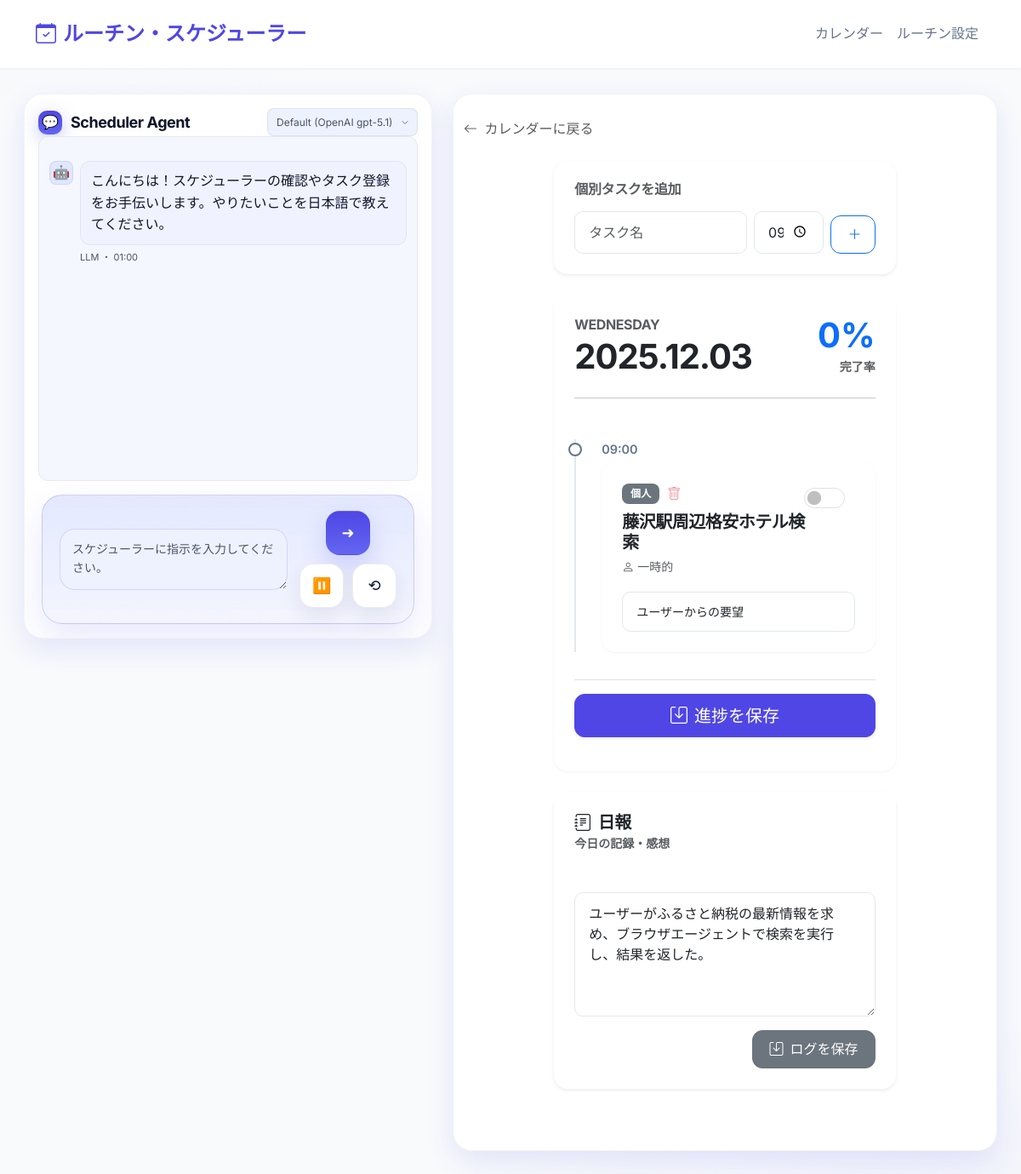
/day/2025-12-03, run on the app's committed database.
### app.py (models this page shows)
class CustomTask(db.Model):
    id = db.Column(db.Integer, primary_key=True)
    date = db.Column(db.Date, nullable=False)
    name = db.Column(db.String(100), nullable=False)
    time = db.Column(db.String(10), default="00:00")
    done = db.Column(db.Boolean, default=False)
    memo = db.Column(db.String(200))

class DayLog(db.Model):
    id = db.Column(db.Integer, primary_key=True)
    date = db.Column(db.Date, nullable=False)
    content = db.Column(db.Text)

### app.py (the view, shortened to what this page needs)
@app.route('/day/<date_str>', methods=['GET', 'POST'])
def day_view(date_str):
    try:
        date_obj = datetime.datetime.strptime(date_str, '%Y-%m-%d').date()
    except ValueError:
        return redirect(url_for('index'))
    timeline_items, completion_rate = _get_timeline_data(date_obj)
    day_log = DayLog.query.filter_by(date=date_obj).first()
    return render_template('day.html', date=date_obj, timeline_items=timeline_items, day_log=day_log, completion_rate=completion_rate)

### app.py (called while the page is built)
@app.context_processor
def _inject_proxy_prefix():
    return {"proxy_prefix": request.environ.get("SCRIPT_NAME", "") or ""}

def get_weekday_routines(weekday_int):
    all_routines = Routine.query.all()
    matched = []
    for r in all_routines:
        if str(weekday_int) in r.days.split(','):
            matched.append(r)
    return matched

### templates/day.html
{% extends "layout.html" %}
{% block content %}
<div class="mb-4">
    <a href="{{ url_for('index') }}" class="text-decoration-none text-muted hover-primary">
        <i class="bi bi-arrow-left me-1"></i> カレンダーに戻る
    </a>
</div>
<div class="row justify-content-center">
    <div class="col-lg-8">
        <div class="card shadow-sm border-0 mb-4">
            <div class="card-body">
                <h6 class="text-muted mb-3">個別タスクを追加</h6>
                <form method="POST" class="row g-2 align-items-end">
                    <div class="col-7">
                        <input type="text" class="form-control" name="custom_name" placeholder="タスク名" required>
                    </div>
                    <div class="col-3">
                        <input type="time" class="form-control" name="custom_time" value="09:00">
                    </div>
                    <div class="col-2">
                        <button type="submit" name="add_custom_task" class="btn btn-outline-primary w-100">
                            <i class="bi bi-plus-lg"></i>
                        </button>
                    </div>
                </form>
            </div>
        </div>
        {% include 'timeline_partial.html' %}
        <div id="daily-log-wrapper">
            {% include 'log_partial.html' %}
        </div>
    </div>
</div>
{% endblock %}

### templates/layout.html (shortened to what this page needs)
<!DOCTYPE html>
<html lang="ja">
<head>
    {% set base_href = (request.script_root or '') + '/' %}
    <link href="https://cdn.jsdelivr.net/npm/bootstrap@5.3.0/dist/css/bootstrap.min.css" rel="stylesheet">
    <link href="{{ url_for('static', filename='style.css') }}" rel="stylesheet">
    <link rel="stylesheet" href="https://cdn.jsdelivr.net/npm/bootstrap-icons@1.10.0/font/bootstrap-icons.css">
</head>
<body>
    <nav class="navbar navbar-expand-lg fixed-top">
        <div class="container">
            <a class="navbar-brand" href="{{ url_for('index') }}">
                <i class="bi bi-calendar-check me-2"></i>ルーチン・スケジューラー
            </a>
            <div class="collapse navbar-collapse" id="navbarNav">
                <ul class="navbar-nav ms-auto">
                    <li class="nav-item">
                        <a class="nav-link" href="{{ url_for('index') }}">カレンダー</a>
                    </li>
                    <li class="nav-item">
                        <a class="nav-link" href="{{ url_for('routines_list') }}">ルーチン設定</a>
                    </li>
                </ul>
            </div>
        </div>
    </nav>
    <div class="app-shell">
        <aside class="sidebar" aria-label="Scheduler Agent">
            <header class="sidebar__header">
                <div class="sidebar__title">
                    <span class="sidebar__bubble">💬</span>
                    <h1>Scheduler Agent</h1>
                    <div class="model-selection">
                        <select id="modelSelect" class="model-selection__select"></select>
                    </div>
                </div>
            </header>
            <section class="chat" id="chat">
                <div class="chat__log" id="chatLog" role="log" aria-live="polite" aria-relevant="additions"></div>
            </section>
            <form class="chat-controller" id="chatForm" autocomplete="off">
                <div class="chat-controller__inner">
                    <textarea
                        id="chatInput"
                        class="chat-controller__input"
                        rows="2"
                        placeholder="スケジューラーに指示を入力してください。"
                    ></textarea>
                    <div class="chat-controller__side">
                        <button type="submit" class="control-btn control-btn--send" id="sendBtn" aria-label="送信">
                            <span aria-hidden="true">➜</span>
                        </button>
                        <div class="control-btn__row">
                            <button type="button" class="control-btn" id="pauseBtn" aria-label="一時停止">
                                <span aria-hidden="true">⏸</span>
                            </button>
                            <button type="button" class="control-btn" id="chatResetBtn" aria-label="リセット">
                                <span aria-hidden="true">⟲</span>
                            </button>
                        </div>
                    </div>
                </div>
            </form>
        </aside>
        <main class="main">
            <div class="container main__container">
                {% block content %}{% endblock %}
            </div>
        </main>
    </div>
</body>
</html>

### templates/timeline_partial.html
<div id="schedule-container" class="card shadow-md border-0 mb-4">
    <div class="card-header bg-white border-0 pt-4 pb-2 px-4">
        <div class="d-flex justify-content-between align-items-end">
            <div>
                <h6 class="text-uppercase text-muted mb-1">{{ date.strftime('%A') }}</h6>
                <h2 class="mb-0 display-6 fw-bold">{{ date.strftime('%Y.%m.%d') }}</h2>
            </div>
            <div class="text-end">
                 {% if timeline_items|length > 0 %}
                    <div class="display-6 fw-bold text-primary">{{ completion_rate }}%</div>
                    <small class="text-muted">完了率</small>
                {% endif %}
            </div>
        </div>
    </div>
    <div class="card-body px-4 pt-2">
        <hr class="mb-5 mt-2 opacity-10">
        {% if timeline_items|length == 0 %}
            <div class="text-center py-5">
                <div class="mb-3 text-muted display-1"><i class="bi bi-calendar-check"></i></div>
                <h4 class="text-muted">タスクがありません。</h4>
                <p class="text-muted">上のフォームからタスクを追加してください。</p>
            </div>
        {% else %}
            <form method="POST">
                <div class="timeline">
                    {% for item in timeline_items %}
                    {% set done_name = "done_" ~ item.id if item.type == 'routine' else "custom_done_" ~ item.id %}
                    {% set memo_name = "memo_" ~ item.id if item.type == 'routine' else "custom_memo_" ~ item.id %}
                    {% set is_done = item.log.done if item.log else false %}
                    {% set memo_val = item.log.memo if item.log and item.log.memo else '' %}
                    {% set item_dom_id = "item_" ~ item.type ~ "_" ~ item.id %}
                    <div class="timeline-item" id="{{ item_dom_id }}">
                        <div class="timeline-dot" style="{% if item.type == 'custom' %}border-color: var(--secondary-color);{% endif %}"></div>
                        <div class="timeline-time">{{ item.time }}</div>
                        <div class="card {% if is_done %}bg-light border-success{% endif %}">
                            <div class="card-body">
                                <div class="d-flex justify-content-between align-items-start mb-2">
                                    <div>
                                        {% if item.type == 'routine' %}
                                            <span class="badge badge-{{ item.step.category|lower }} mb-2">{{ item.step.category }}</span>
                                            <h5 class="card-title mb-1">{{ item.step.name }}</h5>
                                            <small class="text-muted"><i class="bi bi-collection me-1"></i>{{ item.routine.name }}</small>
                                        {% else %}
                                            <div class="d-flex align-items-center mb-2">
                                                <span class="badge bg-secondary me-2">個人</span>
                                                <button type="submit" name="delete_custom_task" value="{{ item.id }}"
                                                        class="btn btn-link p-0 text-danger opacity-50 hover-opacity-100"
                                                        style="font-size: 1rem;"
                                                        title="タスクを削除"
                                                        onclick="return confirm('このタスクを削除しますか？');">
                                                    <i class="bi bi-trash"></i>
                                                </button>
                                            </div>
                                            <h5 class="card-title mb-1">{{ item.step.name }}</h5>
                                            <small class="text-muted"><i class="bi bi-person me-1"></i>一時的</small>
                                        {% endif %}
                                    </div>
                                    <div class="form-check form-switch">
                                        <input class="form-check-input fs-4" type="checkbox"
                                               name="{{ done_name }}"
                                               id="{{ done_name }}"
                                               role="switch"
                                               {% if is_done %}checked{% endif %}>
                                    </div>
                                </div>
                                <div class="mt-3">
                                    <input type="text" class="form-control form-control-sm bg-white"
                                           name="{{ memo_name }}"
                                           placeholder="メモを追加..."
                                           value="{{ memo_val }}">
                                </div>
                            </div>
                        </div>
                    </div>
                    {% endfor %}
                </div>
                <div class="sticky-bottom bg-white py-3 border-top mt-4" style="bottom: 0; z-index: 10;">
                     <button type="submit" class="btn btn-primary w-100 btn-lg shadow-sm">
                        <i class="bi bi-save me-2"></i>進捗を保存
                    </button>
                </div>
            </form>
        {% endif %}
    </div>
</div>

### templates/log_partial.html
<div class="card shadow-sm border-0 mb-5" id="daily-log-card">
    <div class="card-header bg-white border-0 pt-4 px-4">
        <h5 class="mb-0"><i class="bi bi-journal-text me-2"></i>日報</h5>
        <small class="text-muted">今日の記録・感想</small>
    </div>
    <div class="card-body px-4">
        <form method="POST">
            <textarea class="form-control mb-3" name="day_log_content" rows="5" placeholder="今日はどんな一日でしたか？">{{ day_log.content if day_log else '' }}</textarea>
            <div class="text-end">
                <button type="submit" name="save_log" class="btn btn-secondary">
                    <i class="bi bi-save me-2"></i>ログを保存
                </button>
            </div>
        </form>
    </div>
</div>

### data on the page
CustomTask: time "09:00", {{ item.id }} 1 (drawn), step.name "藤沢駅周辺格安ホテル検索", memo "ユーザーからの要望"
DayLog: day_log_content "ユーザーがふるさと納税の最新情報を求め、ブラウザエージェントで検索を実行し、結果を返した。"

### other printed values
{{ date.strftime('%A') }} "WEDNESDAY"
{{ date.strftime('%Y.%m.%d') }} "2025.12.03"
{{ completion_rate }} "0"
